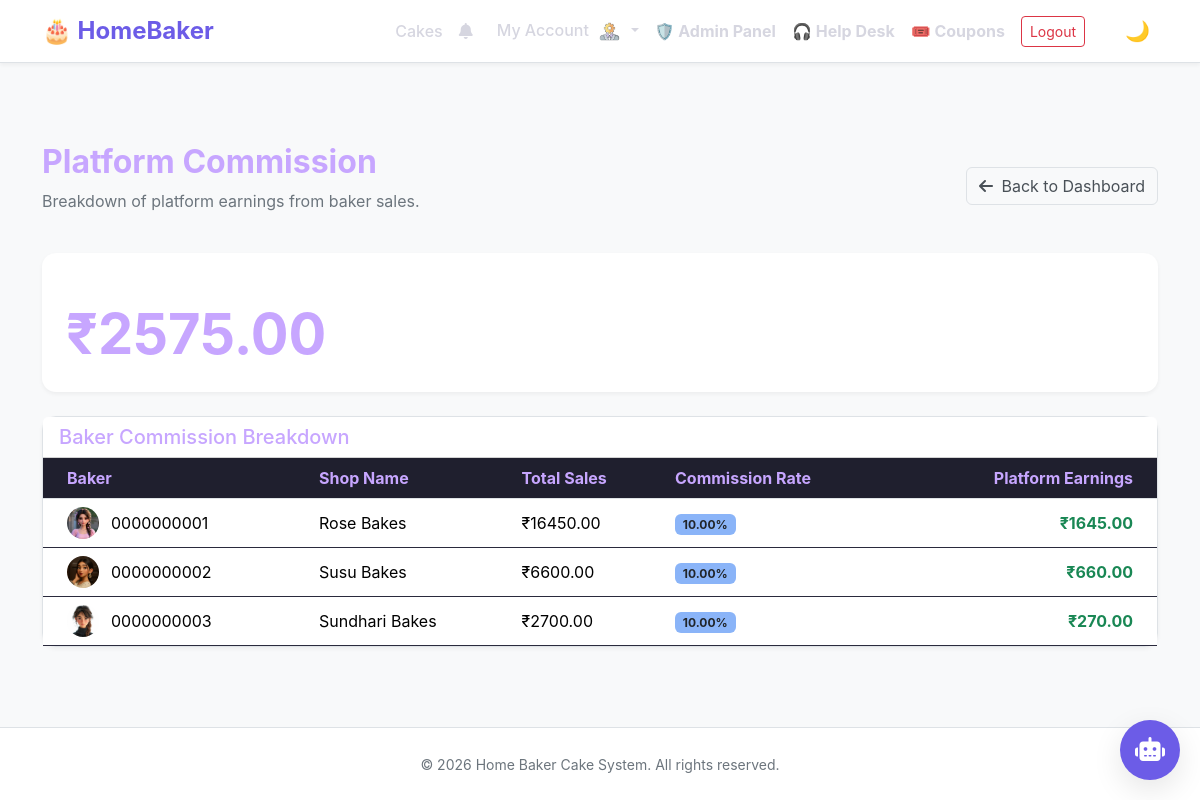
Screenshot of /admin-panel/commission/ (signed in) with the database file from the repository.
### main/models.py (models this page shows, shortened)
class UserProfile(models.Model):
    ROLE_CHOICES = [
        ('customer', 'Customer'),
        ('baker', 'Baker'),
        ('admin', 'Admin'),
        ('delivery_assistant', 'Delivery Assistant'),
    ]
    user = models.OneToOneField(User, on_delete=models.CASCADE, related_name='profile')
    phone_number = models.CharField(max_length=15, unique=True)
    role = models.CharField(max_length=20, choices=ROLE_CHOICES, default='customer')
    is_phone_verified = models.BooleanField(default=False)
    failed_login_attempts = models.IntegerField(default=0)
    account_locked_until = models.DateTimeField(null=True, blank=True)
    is_suspended = models.BooleanField(default=False)
    email_otp = models.CharField(max_length=6, null=True, blank=True)
    otp_expiry = models.DateTimeField(null=True, blank=True)
    created_at = models.DateTimeField(auto_now_add=True)
    updated_at = models.DateTimeField(auto_now=True)
    default_address = models.TextField(blank=True, help_text="Default delivery address")
    profile_picture = models.ImageField(upload_to='profile_pics/', blank=True, null=True)
    class Meta:
        verbose_name = "User Profile"
        verbose_name_plural = "User Profiles"

class BakerProfile(models.Model):
    STATUS_CHOICES = [
        ('pending', 'Pending Approval'),
        ('approved', 'Approved'),
        ('rejected', 'Rejected'),
        ('suspended', 'Suspended'),
    ]
    user_profile = models.OneToOneField(UserProfile, on_delete=models.CASCADE, related_name='baker_profile')
    shop_name = models.CharField(max_length=200)
    address = models.TextField()
    city = models.CharField(max_length=100)
    pincode = models.CharField(max_length=10)
    license_number = models.CharField(max_length=50, blank=True, unique=True, db_index=True)
    fssai_certificate = models.ImageField(upload_to='baker_documents/', blank=True, null=True)
    status = models.CharField(max_length=20, choices=STATUS_CHOICES, default='pending')
    accepts_custom_orders = models.BooleanField(default=True, help_text="Accept custom cake orders")
    commission_rate = models.DecimalField(max_digits=5, decimal_places=2, default=10.00, help_text="Platform commission %")
    total_revenue = models.DecimalField(max_digits=12, decimal_places=2, default=0.00)
    total_profit = models.DecimalField(max_digits=12, decimal_places=2, default=0.00)
    average_rating = models.DecimalField(max_digits=3, decimal_places=2, default=0.00)
    total_reviews = models.IntegerField(default=0)
    created_at = models.DateTimeField(auto_now_add=True)
    updated_at = models.DateTimeField(auto_now=True)
    class Meta:
        verbose_name = "Baker Profile"
        verbose_name_plural = "Baker Profiles"

### main/views_admin.py (the view)
# urls.py: path('admin-panel/commission/', admin_commission, name='admin_commission'),
@login_required
@user_passes_test(is_admin)
def admin_commission(request):
    baker_commissions = []
    total_platform_commission = Decimal('0.00')
    for baker in BakerProfile.objects.all():
        order_stats = Order.objects.filter(
            items__cake__baker=baker.user_profile.user,
            payment_status='paid',
            status='delivered'
        ).aggregate(
            total_rev=Sum('subtotal'),
            total_discount=Sum('coupon_discount')
        )
        baker_revenue = order_stats['total_rev'] or Decimal('0.00')
        baker_discounts = order_stats['total_discount'] or Decimal('0.00')
        base_commission = baker_revenue * (baker.commission_rate / 100)
        commission_amount = base_commission - baker_discounts
        total_platform_commission += commission_amount
        baker_commissions.append({
            'baker': baker,
            'revenue': baker_revenue,
            'commission_rate': baker.commission_rate,
            'commission_amount': commission_amount,
            'total_discounts_covered': baker_discounts
        })
    baker_commissions.sort(key=lambda x: x['commission_amount'], reverse=True)
    context = {
        'baker_commissions': baker_commissions,
        'total_platform_commission': total_platform_commission,
    }
    return render(request, 'admin_commission.html', context)

### main/context_processors.py (called while the page is built)
def notification_count(request):
    if request.user.is_authenticated:
        count = Notification.objects.filter(user=request.user, is_read=False).count()
        return {'unread_notifications_count': count}
    return {'unread_notifications_count': 0}

### main/views_admin.py (called while the page is built)
def is_admin(user):
    return user.is_authenticated and user.is_staff

### templates/admin_commission.html (shortened to what this page needs)
{% extends 'base.html' %}
{% load static %}
{% block content %}
<div class="row mb-4 align-items-center">
    <div class="col">
        <h2 class="fw-bold">Platform Commission</h2>
        <p class="text-muted">Breakdown of platform earnings from baker sales.</p>
    </div>
    <div class="col-auto">
        <a href="{% url 'admin_dashboard' %}" class="btn btn-outline-secondary">
            <i class="fas fa-arrow-left me-1"></i> Back to Dashboard
        </a>
    </div>
</div>
<div class="row g-4 mb-4">
    <div class="col-md-12">
        <div class="card shadow-sm border-0 bg-primary text-white overflow-hidden">
            <div class="card-body p-4 position-relative">
                <div class="position-relative" style="z-index: 2;">
                    <h6 class="text-white-50 text-uppercase fw-bold mb-1">Total Platform Commission</h6>
                    <h1 class="display-4 fw-bold mb-0">₹{{ total_platform_commission|floatformat:2 }}</h1>
                </div>
                <i class="fas fa-hand-holding-usd position-absolute end-0 bottom-0 text-white opacity-25"
                    style="font-size: 8rem; margin-right: -1rem; margin-bottom: -1rem;"></i>
            </div>
        </div>
    </div>
</div>
<div class="card shadow-sm">
    <div class="card-header bg-white">
        <h5 class="mb-0">Baker Commission Breakdown</h5>
    </div>
    <div class="card-body p-0">
        <div class="table-responsive">
            <table class="table table-hover align-middle mb-0">
                <thead class="bg-light">
                    <tr>
                        <th class="ps-4">Baker</th>
                        <th>Shop Name</th>
                        <th>Total Sales</th>
                        <th>Commission Rate</th>
                        <th class="text-end pe-4">Platform Earnings</th>
                    </tr>
                </thead>
                <tbody>
                    {% for item in baker_commissions %}
                    <tr>
                        <td class="ps-4">
                            <div class="d-flex align-items-center">
                                {% if item.baker.user_profile.profile_picture %}
                                <img src="{{ item.baker.user_profile.profile_picture.url }}" class="rounded-circle me-2"
                                    width="32" height="32" style="object-fit: cover;">
                                {% else %}
                                <div class="rounded-circle bg-secondary bg-opacity-10 d-flex align-items-center justify-content-center me-2"
                                    style="width: 32px; height: 32px;">
                                    <span class="small fw-bold">{{ item.baker.shop_name|slice:":1" }}</span>
                                </div>
                                {% endif %}
                                <span class="ms-1">{{ item.baker.user_profile.user.username }}</span>
                            </div>
                        </td>
                        <td>{{ item.baker.shop_name }}</td>
                        <td>₹{{ item.revenue|floatformat:2 }}</td>
                        <td><span class="badge bg-info text-dark">{{ item.commission_rate }}%</span></td>
                        <td class="text-end pe-4 fw-bold text-success">₹{{ item.commission_amount|floatformat:2 }}</td>
                    </tr>
                    {% empty %}
                    <tr>
                        <td colspan="5" class="text-center py-4 text-muted">No commission data available.</td>
                    </tr>
                    {% endfor %}
                </tbody>
            </table>
        </div>
    </div>
</div>
{% endblock %}

### templates/base.html (shortened to what this page needs)
{% load static %}
<!DOCTYPE html>
<html lang="en">
<head>
    <link href="https://cdn.jsdelivr.net/npm/bootstrap@5.3.2/dist/css/bootstrap.min.css" rel="stylesheet">
    <link rel="stylesheet" href="{% static 'css/style.css' %}">
    <link rel="stylesheet" href="https://cdnjs.cloudflare.com/ajax/libs/font-awesome/6.4.0/css/all.min.css">
</head>
<body class="d-flex flex-column min-vh-100">
    <nav class="navbar navbar-expand-lg border-bottom sticky-top">
        <div class="container">
            <a class="navbar-brand fw-bold" href="{% url 'home' %}">
                🎂 HomeBaker
            </a>
            <div class="collapse navbar-collapse" id="navbarNav">
                <ul class="navbar-nav ms-auto align-items-center">
                    {% if not user.is_authenticated or user.profile.role != 'delivery_assistant' %}
                    <li class="nav-item">
                        <a class="nav-link {% if '/cakes/' in request.path %}active{% endif %}" href="{% url 'cakes' %}">Cakes</a>
                    </li>
                    {% endif %}
                    {% if user.is_authenticated %}
                    <li class="nav-item dropdown me-2">
                        <a class="nav-link position-relative" href="#" id="notificationDropdown" role="button"
                            data-bs-toggle="dropdown" aria-expanded="false">
                            <i class="fas fa-bell"></i>
                        </a>
                    </li>
                    <li class="nav-item dropdown">
                        <a class="nav-link dropdown-toggle" href="#" id="customerDropdown" role="button"
                            data-bs-toggle="dropdown">
                            My Account
                            {% if user.profile.profile_picture %}
                            <img src="{{ user.profile.profile_picture.url }}" alt="Profile" class="rounded-circle ms-1"
                                style="width: 25px; height: 25px; object-fit: cover;">
                            {% else %}
                            <i class="fas fa-user-circle ms-1"></i>
                            {% endif %}
                        </a>
                    </li>
                    {% if user.is_staff %}
                    <li class="nav-item">
                        <a class="nav-link text-danger fw-bold" href="{% url 'admin_dashboard' %}">
                            🛡️ Admin Panel
                        </a>
                    </li>
                    <li class="nav-item">
                        <a class="nav-link {% if '/helpdesk/' in request.path %}active{% else %}fw-bold text-warning{% endif %}" href="{% url 'admin_helpdesk' %}">
                            🎧 Help Desk
                        </a>
                    </li>
                    <li class="nav-item">
                        <a class="nav-link {% if '/coupons/' in request.path %}active{% else %}fw-bold text-success{% endif %}" href="{% url 'admin_coupons' %}">
                            🎟️ Coupons
                        </a>
                    </li>
                    {% endif %}
                    <li class="nav-item ms-2" style="display: flex; align-items: center;">
                        <a class="btn btn-outline-danger btn-sm" href="{% url 'logout' %}">Logout</a>
                    </li>
                    {% endif %}
                    <li class="nav-item ms-3">
                        <button class="theme-toggle" id="themeToggle" aria-label="Toggle theme">
                            <span id="themeIcon">🌙</span>
                        </button>
                    </li>
                </ul>
            </div>
        </div>
    </nav>
    <main class="container">
        {% block content %}{% endblock %}
    </main>
    <footer class="text-center py-4 mt-auto border-top">
        <div class="container">
            <small class="text-muted">© 2026 Home Baker Cake System. All rights reserved.</small>
        </div>
    </footer>
    {% include 'chatbot/include/chat_widget.html' %}
</body>
</html>

### static/css/style.css (style rules this page uses)
body { background-color: #0f0f14; color: #eaeaf0; font-family: "Segoe UI", Tahoma, Geneva, Verdana, sans-serif; }
.navbar { background-color: #14141c; }
.navbar-brand { font-size: 1.5rem; color: #b084ff !important; }
.navbar .nav-link { color: #d6d6e0 !important; }
main.container { margin-top: 3rem; }
h1, h2, h3, h4, h5 { color: #c7a6ff; }
.card { background-color: #181824; border: 1px solid #2a2a3d; border-radius: 14px; color: #eaeaf0; transition: transform 0.2s ease, box-shadow 0.2s ease; }
.btn-outline-secondary { border-color: #b084ff; color: #b084ff; }
.table { color: #eaeaf0; }
.table th { background-color: #1f1f2e; color: #c7a6ff; }
.table td { border-color: #2a2a3d; }
.badge.bg-info { background-color: #8ab4f8 !important; }
footer { background-color: #14141c; color: #9a9ab0; }

### templates/base.html (style rules this page uses)
:root { --bg-primary: #f8f9fa; --bg-secondary: #ffffff; --bg-card: #ffffff; --text-primary: #2d3436; --text-secondary: #495057; --text-muted: #6c757d; --border-color: #dee2e6; --shadow: 0 2px 4px rgba(0, 0, 0, 0.05); --navbar-bg: #ffffff; --navbar-shadow: 0 2px 4px rgba(0, 0, 0, 0.05); }
body { background-color: var(--bg-primary); color: var(--text-primary); font-family: -apple-system, BlinkMacSystemFont, 'Segoe UI', Roboto, 'Helvetica Neue', Arial, sans-serif; transition: background-color 0.3s ease, color 0.3s ease; }
.navbar { background-color: var(--navbar-bg) !important; box-shadow: var(--navbar-shadow); border-bottom-color: var(--border-color) !important; transition: background-color 0.3s ease, box-shadow 0.3s ease; }
.navbar-brand { font-size: 1.5rem; color: #6c5ce7 !important; }
.nav-link { font-weight: 500; color: var(--text-secondary) !important; transition: color 0.2s; }
.card { background-color: var(--bg-card) !important; border-color: var(--border-color) !important; color: var(--text-primary); transition: background-color 0.3s ease, border-color 0.3s ease; }
.table { color: var(--text-primary); }
.text-muted { color: var(--text-muted) !important; }
.border-bottom { border-color: var(--border-color) !important; }
.border-top { border-color: var(--border-color) !important; }
.bg-light { background-color: var(--bg-primary) !important; }
footer { background-color: var(--navbar-bg) !important; border-top-color: var(--border-color) !important; color: var(--text-secondary); transition: background-color 0.3s ease, border-color 0.3s ease; }
.btn-outline-secondary { border-color: var(--border-color); color: var(--text-secondary); }
.badge { transition: background-color 0.3s ease, color 0.3s ease; }
.shadow-sm { box-shadow: var(--shadow) !important; }
main { min-height: calc(100vh - 200px); padding: 2rem 0; }
.theme-toggle { background: none; border: none; cursor: pointer; font-size: 1.25rem; padding: 0.5rem; margin-left: 1rem; transition: transform 0.2s; }

### rows the page displays
BakerProfile: baker.user_profile.profile_picture (picture), baker.user_profile.user.username "0000000001", baker.shop_name "Rose Bakes", revenue "16450.00", commission_rate "10.00", commission_amount "1645.00"
BakerProfile: baker.user_profile.profile_picture (picture), baker.user_profile.user.username "0000000002", baker.shop_name "Susu Bakes", revenue "6600.00", commission_rate "10.00", commission_amount "660.00"
BakerProfile: baker.user_profile.profile_picture (picture), baker.user_profile.user.username "0000000003", baker.shop_name "Sundhari Bakes", revenue "2700.00", commission_rate "10.00", commission_amount "270.00"

### other values shown
{{ total_platform_commission|floatformat:2 }} "2575.00"
